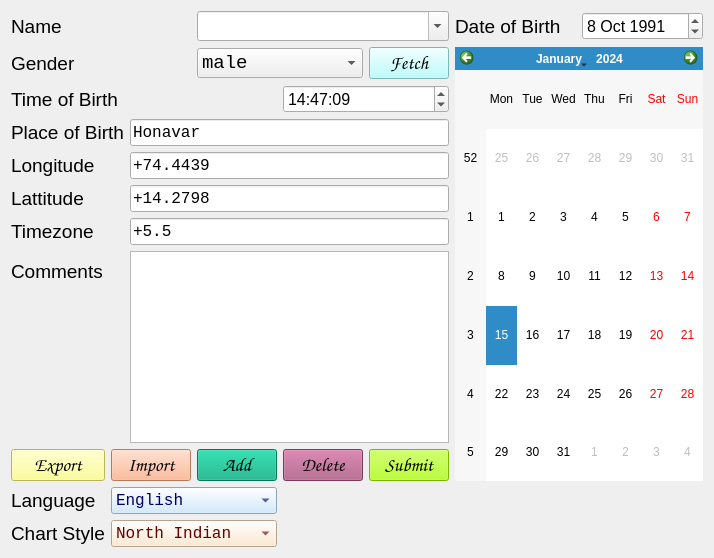
      <widget class="QWidget" name="userdetails">
       <property name="cursor">
        <cursorShape>PointingHandCursor</cursorShape>
       </property>
       <attribute name="title">
        <string>UserDetails</string>
       </attribute>
       <layout class="QGridLayout" name="gridLayout">
        <item row="2" column="0" colspan="3">
         <widget class="QLabel" name="label1_4">
          <property name="font">
           <font>
            <family>Arial</family>
            <pointsize>14</pointsize>
           </font>
          </property>
          <property name="text">
           <string>Time of Birth</string>
          </property>
         </widget>
        </item>
        <item row="4" column="1">
         <widget class="QPushButton" name="btn_import">
          <property name="font">
           <font>
            <family>Comic Sans MS</family>
            <pointsize>14</pointsize>
           </font>
          </property>
          <property name="toolTip">
           <string>Import birth details of the native from a jsm file</string>
          </property>
          <property name="styleSheet">
           <string notr="true">background-color: rgb(255, 170, 127);</string>
          </property>
          <property name="text">
           <string>Import</string>
          </property>
         </widget>
        </item>
        <item row="0" column="5">
         <widget class="QLabel" name="label1_3">
          <property name="font">
           <font>
            <family>Arial</family>
            <pointsize>14</pointsize>
           </font>
          </property>
          <property name="text">
           <string>Date of Birth</string>
          </property>
         </widget>
        </item>
        <item row="3" column="0" colspan="5">
         <layout class="QFormLayout" name="pob">
          <item row="0" column="0">
           <widget class="QLabel" name="label1_5">
            <property name="font">
             <font>
              <family>Arial</family>
              <pointsize>14</pointsize>
             </font>
            </property>
            <property name="text">
             <string>Place of Birth</string>
            </property>
           </widget>
          </item>
          <item row="0" column="1">
           <widget class="QLineEdit" name="place">
            <property name="font">
             <font>
              <family>Consolas</family>
              <pointsize>12</pointsize>
             </font>
            </property>
            <property name="toolTip">
             <string>Enter place name where Native was born</string>
            </property>
            <property name="text">
             <string>Honavar</string>
            </property>
           </widget>
          </item>
          <item row="1" column="0">
           <widget class="QLabel" name="label1_7">
            <property name="font">
             <font>
              <family>Arial</family>
              <pointsize>14</pointsize>
             </font>
            </property>
            <property name="text">
             <string>Longitude</string>
            </property>
           </widget>
          </item>
          <item row="1" column="1">
           <widget class="QLineEdit" name="lon">
            <property name="font">
             <font>
              <family>Consolas</family>
              <pointsize>12</pointsize>
             </font>
            </property>
            <property name="toolTip">
             <string>Enter birth place longitude in decimal format. 
+ve for East and -ve for West. </string>
            </property>
            <property name="text">
             <string>+74.4439</string>
            </property>
           </widget>
          </item>
          <item row="2" column="0">
           <widget class="QLabel" name="label1_6">
            <property name="font">
             <font>
              <family>Arial</family>
              <pointsize>14</pointsize>
             </font>
            </property>
            <property name="text">
             <string>Lattitude</string>
            </property>
           </widget>
          </item>
          <item row="2" column="1">
           <widget class="QLineEdit" name="lat">
            <property name="font">
             <font>
              <family>Consolas</family>
              <pointsize>12</pointsize>
             </font>
            </property>
            <property name="toolTip">
             <string>Enter birth place lattitude in decimal format. 
+ve for North and -ve for south</string>
            </property>
            <property name="text">
             <string>+14.2798</string>
            </property>
           </widget>
          </item>
          <item row="3" column="0">
           <widget class="QLabel" name="label1_8">
            <property name="font">
             <font>
              <family>Arial</family>
              <pointsize>14</pointsize>
             </font>
            </property>
            <property name="text">
             <string>Timezone</string>
            </property>
           </widget>
          </item>
          <item row="3" column="1">
           <widget class="QLineEdit" name="tz">
            <property name="font">
             <font>
              <family>Consolas</family>
              <pointsize>12</pointsize>
             </font>
            </property>
            <property name="toolTip">
             <string>In hours with respect to GMT. 
for example if its GMT + 5hr 30 min then enter +5.5</string>
            </property>
            <property name="text">
             <string>+5.5</string>
            </property>
           </widget>
          </item>
          <item row="4" column="1">
           <widget class="QTextEdit" name="comments">
            <property name="font">
             <font>
              <family>Calibri</family>
              <pointsize>8</pointsize>
             </font>
            </property>
            <property name="toolTip">
             <string>Optional field where you can enter some comments on the userdata</string>
            </property>
           </widget>
          </item>
          <item row="4" column="0">
           <widget class="QLabel" name="label">
            <property name="font">
             <font>
              <family>Arial</family>
              <pointsize>14</pointsize>
             </font>
            </property>
            <property name="text">
             <string>Comments</string>
            </property>
           </widget>
          </item>
         </layout>
        </item>
        <item row="1" column="0">
         <widget class="QLabel" name="label1_2">
          <property name="font">
           <font>
            <family>Arial</family>
            <pointsize>14</pointsize>
           </font>
          </property>
          <property name="text">
           <string>Gender</string>
          </property>
         </widget>
        </item>
        <item row="0" column="6">
         <widget class="QDateEdit" name="dob">
          <property name="font">
           <font>
            <pointsize>12</pointsize>
           </font>
          </property>
          <property name="date">
           <date>
            <year>1991</year>
            <month>10</month>
            <day>8</day>
           </date>
          </property>
         </widget>
        </item>
        <item row="1" column="4">
         <widget class="QPushButton" name="btn_fetch">
          <property name="font">
           <font>
            <family>Comic Sans MS</family>
            <pointsize>14</pointsize>
           </font>
          </property>
          <property name="toolTip">
           <string>Export birth details of the native into a jsm file</string>
          </property>
          <property name="styleSheet">
           <string notr="true">background-color: rgb(170, 255, 255);</string>
          </property>
          <property name="text">
           <string>Fetch</string>
          </property>
         </widget>
        </item>
        <item row="0" column="2" colspan="3">
         <widget class="QComboBox" name="cmb_name">
          <property name="font">
           <font>
            <family>Consolas</family>
            <pointsize>14</pointsize>
           </font>
          </property>
          <property name="toolTip">
           <string>Enter native's name</string>
          </property>
          <property name="editable">
           <bool>true</bool>
          </property>
         </widget>
        </item>
        <item row="0" column="0">
         <widget class="QLabel" name="label1">
          <property name="font">
           <font>
            <family>Arial</family>
            <pointsize>14</pointsize>
           </font>
          </property>
          <property name="text">
           <string>Name</string>
          </property>
         </widget>
        </item>
        <item row="4" column="3">
         <widget class="QPushButton" name="btn_delete">
          <property name="font">
           <font>
            <family>Comic Sans MS</family>
            <pointsize>14</pointsize>
           </font>
          </property>
          <property name="toolTip">
           <string>Delete the birth details of the selected user from internal database</string>
          </property>
          <property name="styleSheet">
           <string notr="true">background-color: rgb(170, 85, 127);</string>
          </property>
          <property name="text">
           <string>Delete</string>
          </property>
         </widget>
        </item>
        <item row="4" column="2">
         <widget class="QPushButton" name="btn_add">
          <property name="font">
           <font>
            <family>Comic Sans MS</family>
            <pointsize>14</pointsize>
           </font>
          </property>
          <property name="toolTip">
           <string>Add the birth details to internal database.</string>
          </property>
          <property name="styleSheet">
           <string notr="true">background-color: rgb(0, 170, 127);</string>
          </property>
          <property name="text">
           <string>Add</string>
          </property>
         </widget>
        </item>
        <item row="4" column="0">
         <widget class="QPushButton" name="btn_export">
          <property name="font">
           <font>
            <family>Comic Sans MS</family>
            <pointsize>14</pointsize>
           </font>
          </property>
          <property name="toolTip">
           <string>Export birth details of the native into a jsm file</string>
          </property>
          <property name="styleSheet">
           <string notr="true">background-color: rgb(255, 255, 127);</string>
          </property>
          <property name="text">
           <string>Export</string>
          </property>
         </widget>
        </item>
        <item row="1" column="2" colspan="2">
         <widget class="QComboBox" name="cmb_gender">
          <property name="font">
           <font>
            <family>Consolas</family>
            <pointsize>14</pointsize>
           </font>
          </property>
          <property name="editable">
           <bool>false</bool>
          </property>
          <item>
           <property name="text">
            <string>male</string>
           </property>
          </item>
          <item>
           <property name="text">
            <string>female</string>
           </property>
          </item>
          <item>
           <property name="text">
            <string>other</string>
           </property>
          </item>
         </widget>
        </item>
        <item row="4" column="4">
         <widget class="QPushButton" name="btn_submit">
          <property name="font">
           <font>
            <family>Comic Sans MS</family>
            <pointsize>14</pointsize>
           </font>
          </property>
          <property name="toolTip">
           <string>Submits the birth details and computes astrological data 
and updates it to the app for user</string>
          </property>
          <property name="styleSheet">
           <string notr="true">background-color: rgb(170, 255, 0);</string>
          </property>
          <property name="text">
           <string>Submit</string>
          </property>
         </widget>
        </item>
        <item row="2" column="3" colspan="2">
         <widget class="QTimeEdit" name="tob">
          <property name="font">
           <font>
            <pointsize>12</pointsize>
           </font>
          </property>
          <property name="toolTip">
           <string>Enter birthtime in 24 hour format </string>
          </property>
          <property name="minimumTime">
           <time>
            <hour>0</hour>
            <minute>0</minute>
            <second>0</second>
           </time>
          </property>
          <property name="displayFormat">
           <string>HH:mm:ss</string>
          </property>
          <property name="time">
           <time>
            <hour>14</hour>
            <minute>47</minute>
            <second>9</second>
           </time>
          </property>
         </widget>
        </item>
        <item row="1" column="5" rowspan="4" colspan="2">
         <widget class="QCalendarWidget" name="cal_dob" />
        </item>
        <item row="5" column="0">
         <widget class="QLabel" name="label_language">
          <property name="font">
           <font>
            <family>Arial</family>
            <pointsize>14</pointsize>
           </font>
          </property>
          <property name="text">
           <string>Language</string>
          </property>
         </widget>
        </item>
        <item row="5" column="1" colspan="2">
         <widget class="QComboBox" name="cmb_language">
          <property name="font">
           <font>
            <family>Consolas</family>
            <pointsize>12</pointsize>
           </font>
          </property>
          <property name="toolTip">
           <string>Select the language for displaying chart symbols and labels</string>
          </property>
          <property name="styleSheet">
           <string notr="true">background-color: rgb(200, 230, 255); color: rgb(0, 0, 100);</string>
          </property>
          <item>
           <property name="text">
            <string>English</string>
           </property>
          </item>
          <item>
           <property name="text">
            <string>Kannada</string>
           </property>
          </item>
          <item>
           <property name="text">
            <string>Hindi</string>
           </property>
          </item>
         </widget>
        </item>
        <item row="6" column="0">
         <widget class="QLabel" name="label_chartStyle">
          <property name="font">
           <font>
            <family>Arial</family>
            <pointsize>14</pointsize>
           </font>
          </property>
          <property name="text">
           <string>Chart Style</string>
          </property>
         </widget>
        </item>
        <item row="6" column="1" colspan="2">
         <widget class="QComboBox" name="cmb_chartStyle">
          <property name="font">
           <font>
            <family>Consolas</family>
            <pointsize>12</pointsize>
           </font>
          </property>
          <property name="toolTip">
           <string>Select North Indian or South Indian chart style</string>
          </property>
          <property name="styleSheet">
           <string notr="true">background-color: rgb(255, 230, 200); color: rgb(100, 0, 0);</string>
          </property>
          <item>
           <property name="text">
            <string>North Indian</string>
           </property>
          </item>
          <item>
           <property name="text">
            <string>South Indian</string>
           </property>
          </item>
         </widget>
        </item>
       </layout>
      </widget>
